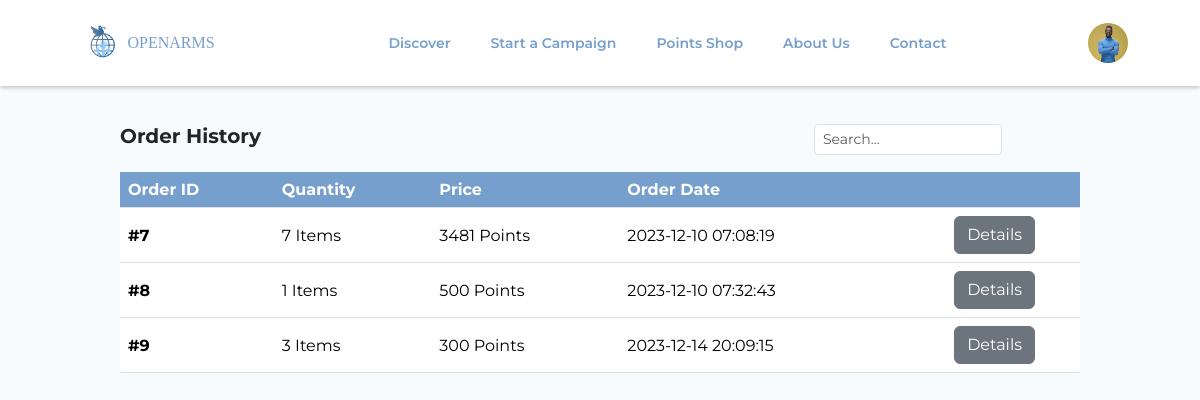
The app's page /orderHistory.php (signed in) with its own data.
### tables this page shows
CREATE TABLE `purchase` (
  `purchaseid` int(11) NOT NULL,
  `userid` int(11) DEFAULT NULL,
  `items` varchar(1000) NOT NULL,
  `date` datetime NOT NULL,
  `shippingAddress` varchar(1000) NOT NULL,
  `total` int(11) NOT NULL
);

### orderHistory.php (the view, shortened to what this page needs)
<?php
include "header.php";
if (isset($_GET['searchFilter'])) {
    $searchFilter = $_GET['searchFilter'];
    $searchFilter = mysqli_real_escape_string($conn, $searchFilter);
    $purchasequery = "SELECT * FROM purchase WHERE userid='" . $_SESSION['userid'] . "' AND (purchaseid LIKE '%$searchFilter%' OR date LIKE '%$searchFilter%' OR items LIKE '%$searchFilter%' OR total LIKE '%$searchFilter%' OR shippingAddress LIKE '%$searchFilter%')";
} else {
    $purchasequery = "SELECT * FROM purchase WHERE userid='" . $_SESSION['userid'] . "'";
}
$purchaseresult = mysqli_query($conn, $purchasequery);
$purchases = mysqli_fetch_all($purchaseresult, MYSQLI_ASSOC);
?>
<html>
<head>
    <link rel="stylesheet" href="css/styleJ.css" />
    <link href="https://cdn.jsdelivr.net/npm/bootstrap@5.3.2/dist/css/bootstrap.min.css" rel="stylesheet">
</head>
<body>
    <div class="mainContent">
        <div class="marginContent mt-4">
            <div class="d-flex justify-content-between">
                <h5 class="fw-bold mb-4">Order History</h5>
                <div class="input-group me-3" style="height: 30px; width: 250px;">
                    <form action="orderHistory.php" method="GET" class="d-flex">
                        <input type="text" name="searchFilter" class="form-control form-control-sm me-2" placeholder="Search..." style="height: fit-content;">
                </div>
            </div>
            <table class="table table-hover align-middle">
                <thead>
                    <tr>
                        <th style="background-color: #769fcd; color: white;">Order ID</th>
                        <th style="background-color: #769fcd; color: white;">Quantity</th>
                        <th style="background-color: #769fcd; color: white;">Price</th>
                        <th style="background-color: #769fcd; color: white;">Order Date</th>
                        <th style="background-color: #769fcd; color: white;"></th>
                    </tr>
                </thead>
                <tbody>
                    <?php
                    foreach ($purchases as $purchase) {
                        $totalQuantity = 0;
                        $totalPrice = 0;
                        $orderData = json_decode($purchase['items'], true);
                        foreach ($orderData as $item) {
                            $totalQuantity += (int)$item['quantity'];
                            $totalPrice += (int)$item['quantity'] * (float)$item['pricePP'];
                        }
                    ?>
                        <tr>
                            <th scope="row">#<?= $purchase['purchaseid'] ?></th>
                            <td><?= $totalQuantity ?> Items</td>
                            <td><?= $totalPrice ?> Points</td>
                            <td><?= $purchase['date'] ?></td>
                            <td class="text-center"><a href="#" data-bs-toggle="modal" data-bs-target="#detailsModal<?= $purchase['purchaseid'] ?>" class="btn btn-secondary">Details</a></td>
                        </tr>
                    <?php } ?>
                </tbody>
            </table>
        </div>
    </div>
</body>
</html>

### css/styleJ.css (style rules this page uses)
:root { --main-color: #769fcd; --second-color: #b9d7ea; --third-color: #d6e6f2; --bg-color: #f7fbfc; --hover-color: #395370; --white: #fff; }
* { margin: 0; padding: 0; box-sizing: border-box; text-decoration: none; outline: none; border: none; font-family: "Montserrat", serif; }
body { max-width: 100vw; background-color: var(--bg-color) !important; }
.mainContent { padding-top: 100px; margin-bottom: 20px; }
.marginContent { margin: 0 120px; }

### records on screen
purchase: purchaseid "7", totalQuantity "7", totalPrice "3481", date "2023-12-10 07:08:19"
purchase: purchaseid "8", totalQuantity "1", totalPrice "500", date "2023-12-10 07:32:43"
purchase: purchaseid "9", totalQuantity "3", totalPrice "300", date "2023-12-14 20:09:15"
